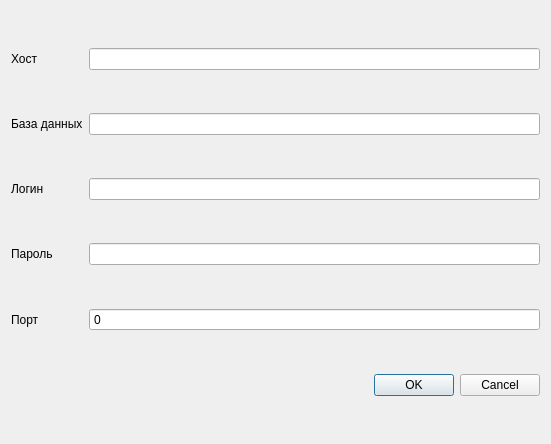
<?xml version="1.0" encoding="UTF-8"?>
<ui version="4.0">
 <class>Dialog</class>
 <widget class="QDialog" name="Dialog">
  <property name="geometry">
   <rect>
    <x>0</x>
    <y>0</y>
    <width>551</width>
    <height>444</height>
   </rect>
  </property>
  <property name="contextMenuPolicy">
   <enum>Qt::DefaultContextMenu</enum>
  </property>
  <property name="acceptDrops">
   <bool>false</bool>
  </property>
  <property name="windowTitle">
   <string>Dialog</string>
  </property>
  <layout class="QGridLayout" name="gridLayout">
   <item row="3" column="0">
    <widget class="QLabel" name="label_4">
     <property name="text">
      <string>Пароль</string>
     </property>
    </widget>
   </item>
   <item row="1" column="1">
    <widget class="QLineEdit" name="lineEdit_2"/>
   </item>
   <item row="4" column="0">
    <widget class="QLabel" name="label_5">
     <property name="text">
      <string>Порт</string>
     </property>
    </widget>
   </item>
   <item row="2" column="0">
    <widget class="QLabel" name="label_3">
     <property name="text">
      <string>Логин</string>
     </property>
    </widget>
   </item>
   <item row="4" column="1">
    <widget class="QSpinBox" name="spinBox">
     <property name="enabled">
      <bool>true</bool>
     </property>
     <property name="contextMenuPolicy">
      <enum>Qt::NoContextMenu</enum>
     </property>
     <property name="buttonSymbols">
      <enum>QAbstractSpinBox::NoButtons</enum>
     </property>
     <property name="keyboardTracking">
      <bool>true</bool>
     </property>
     <property name="minimum">
      <number>0</number>
     </property>
     <property name="singleStep">
      <number>1</number>
     </property>
    </widget>
   </item>
   <item row="2" column="1">
    <widget class="QLineEdit" name="lineEdit_3"/>
   </item>
   <item row="3" column="1">
    <widget class="QLineEdit" name="lineEdit_4"/>
   </item>
   <item row="0" column="1">
    <widget class="QLineEdit" name="lineEdit"/>
   </item>
   <item row="1" column="0">
    <widget class="QLabel" name="label_2">
     <property name="text">
      <string>База данных</string>
     </property>
    </widget>
   </item>
   <item row="0" column="0">
    <widget class="QLabel" name="label">
     <property name="text">
      <string>Хост</string>
     </property>
    </widget>
   </item>
   <item row="5" column="1">
    <widget class="QDialogButtonBox" name="buttonBox">
     <property name="orientation">
      <enum>Qt::Horizontal</enum>
     </property>
     <property name="standardButtons">
      <set>QDialogButtonBox::Cancel|QDialogButtonBox::Ok</set>
     </property>
    </widget>
   </item>
  </layout>
 </widget>
 <resources/>
 <connections>
  <connection>
   <sender>buttonBox</sender>
   <signal>accepted()</signal>
   <receiver>Dialog</receiver>
   <slot>accept()</slot>
   <hints>
    <hint type="sourcelabel">
     <x>248</x>
     <y>254</y>
    </hint>
    <hint type="destinationlabel">
     <x>157</x>
     <y>274</y>
    </hint>
   </hints>
  </connection>
  <connection>
   <sender>buttonBox</sender>
   <signal>rejected()</signal>
   <receiver>Dialog</receiver>
   <slot>reject()</slot>
   <hints>
    <hint type="sourcelabel">
     <x>316</x>
     <y>260</y>
    </hint>
    <hint type="destinationlabel">
     <x>286</x>
     <y>274</y>
    </hint>
   </hints>
  </connection>
 </connections>
</ui>
